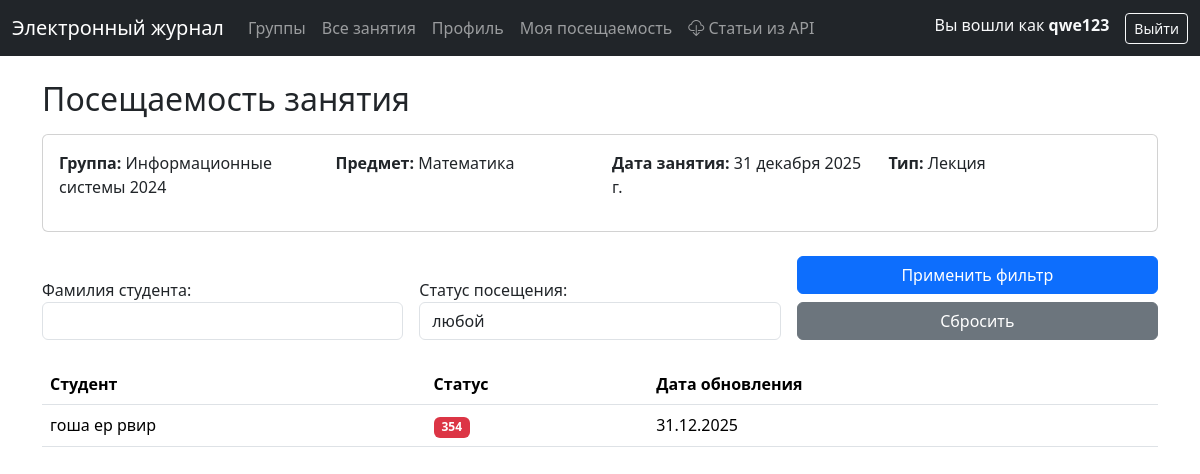
Screenshot of /teacher/lesson/1/attendance/ (signed in) with the database file from the repository.
### users/models.py (models this page shows)
class User(AbstractUser):
    username = models.CharField(
        max_length=150,
        unique=True,
        verbose_name='Логин',
        help_text='Латиница, цифры и @#$%^&+=!_.-/?*()',
    )
    @property
    def is_student(self):
        return hasattr(self, 'student')
    @property
    def is_teacher(self):
        return hasattr(self, 'teacher')
    def get_full_name(self):
        if self.first_name and self.last_name:
            return f"{self.first_name} {self.last_name}"
        return self.username
    class Meta:
        constraints = [
            models.CheckConstraint(
                name='username_allowed_chars',
                check=Q(username__regex=ALLOWED_RE),
            ),
        ]

### journal/models.py (models this page shows, shortened)
class Group(models.Model):
    id_group = models.CharField(max_length=100, unique=True, verbose_name='Номер группы')
    name = models.CharField(max_length=200, verbose_name='Группа')
    year_priem = models.CharField(max_length=200, verbose_name='Год приема')
    study_form = models.CharField(max_length=200, blank=True, null=True, verbose_name='Форма обучения')
    level = models.CharField(max_length=200, blank=True, null=True, verbose_name='Уровень')
    faculty = models.CharField(max_length=200, blank=True, null=True, verbose_name='Факультет')
    department = models.CharField(max_length=200, blank=True, null=True, verbose_name='Подразделение')
    term_number = models.CharField(max_length=2, blank=True, verbose_name='Период')
    number_of_active_students = models.CharField(max_length=2, blank=True, verbose_name='Количество студентов')
    status = models.BooleanField(default=False, blank=True)
    semestr = models.CharField(max_length=10, blank=True, verbose_name='Семестр')
    history = HistoricalRecords()
    class Meta:
        unique_together = [("id_group", "name")]
        verbose_name = 'Группа'
        verbose_name_plural = 'Группы'
        ordering = ['name']

class Lesson(models.Model):
    id_lesson = models.CharField(max_length=100, verbose_name='Номер занятия в расписании')
    id_group = models.ForeignKey(Group, on_delete=models.PROTECT, verbose_name='Номер группы')
    id_subject = models.ForeignKey(Subject, on_delete=models.PROTECT, verbose_name='Предмет')
    id_teacher = models.ForeignKey(Teacher, on_delete=models.PROTECT, verbose_name='ID учителя')
    type = models.ForeignKey(Type_lesson, on_delete=models.PROTECT, blank=True, verbose_name='Тип занятия')
    topic = models.CharField(max_length=200, blank=True, verbose_name='Тема занятия')
    date = models.DateField()
    status = models.BooleanField(default=False)
    period = models.ForeignKey(Period, on_delete=models.PROTECT, verbose_name='Период')
    time_create = models.DateField(auto_now_add=True, blank=True, verbose_name='Время создания')
    time_update = models.DateField(auto_now=True, blank=True, verbose_name='Время обновления')
    changed_by = models.ForeignKey(User, on_delete=models.PROTECT, blank=True, null=True, verbose_name='Создал')
    history = HistoricalRecords()
    class Meta:
        verbose_name = 'Занятие'
        verbose_name_plural = 'Занятия'
        ordering = ['-date']
    @property
    def _history_user(self):
        return self.changed_by

class Subject(models.Model):
    name = models.CharField(max_length=200, unique=True)
    history = HistoricalRecords()
    class Meta:
        verbose_name = 'Предмет'
        verbose_name_plural = 'Предметы'
        ordering = ['name']

class Type_lesson(models.Model):
    id_type = models.CharField(max_length=100, unique=True, verbose_name='ID')
    name = models.CharField(max_length=200, unique=True, verbose_name='Тип занятия')
    history = HistoricalRecords()
    class Meta:
        verbose_name = 'Тип занятия'
        verbose_name_plural = 'Типы занятий'

class Attendance(models.Model):
    id_lesson = models.ForeignKey(Lesson, on_delete=models.PROTECT, verbose_name='Номер занятия')
    id_student = models.ForeignKey(Student, on_delete=models.PROTECT, verbose_name='Номер студента')
    time_create = models.DateField(auto_now_add=True, verbose_name='Время создания')
    time_update = models.DateField(auto_now=True, verbose_name='Время обновления')
    status = models.ForeignKey(Att_Status, on_delete=models.SET_DEFAULT, default=1, verbose_name='Статус')
    changed_by = models.ForeignKey(User, on_delete=models.PROTECT, blank=True, verbose_name='Создал')
    history = HistoricalRecords()
    class Meta:
        unique_together = [("id_lesson", "id_student")]
        verbose_name = 'Посещаемость'
        verbose_name_plural = 'Посещаемость'
    @property
    def _history_user(self):
        return self.changed_by

class Student(models.Model):
    user = models.OneToOneField(settings.AUTH_USER_MODEL, on_delete=models.PROTECT, verbose_name='Пользователь')
    student_id = models.CharField(max_length=200, blank=True, verbose_name='Student_ID')
    id_record_book = models.CharField(max_length=200, blank=True, null=True)
    id_group = models.ForeignKey('Group', on_delete=models.PROTECT, verbose_name='Номер группы', blank=True)
    last_name = models.CharField(max_length=200, verbose_name='Фамилия')
    first_name = models.CharField(max_length=200, verbose_name='Имя')
    second_name = models.CharField(max_length=200, blank=True, null=True, verbose_name='Отчество')
    starosta = models.BooleanField(default=False, blank=True)
    expelled = models.BooleanField(default=False, blank=True)
    status = models.CharField(max_length=200, verbose_name='Статус', blank=True, null=True)
    history = HistoricalRecords()
    class Meta:
        verbose_name = 'Студент'
        verbose_name_plural = 'Студенты'
        ordering = ['last_name', 'first_name', 'second_name']

class Att_Status(models.Model):
    name = models.CharField(max_length=200, verbose_name='Название', unique=True)
    short_name = models.CharField(max_length=200, verbose_name='Короткое название')
    history = HistoricalRecords()
    class Meta:
        verbose_name = 'Статус'
        verbose_name_plural = 'Статусы'
        ordering = ['id']

### journal/views.py (the view, shortened to what this page needs)
# urls.py: path("teacher/lesson/<int:lesson_id>/attendance/", views.AttendanceListView.as_view(), name="teacher-lesson-attendance"),
class AttendanceListView(LoginRequiredMixin, TeacherRequiredMixin, ListView):
    model = Attendance
    template_name = "teacher/lesson_attendance.html"
    context_object_name = "attendances"
    paginate_by = 30
    def get_queryset(self):
        lesson_id = self.kwargs.get("lesson_id")
        self.lesson = get_object_or_404(Lesson, pk=lesson_id)
        queryset = Attendance.objects.filter(id_lesson=self.lesson)
        self.filter_form = AttendanceListFilterForm(self.request.GET)
        if self.filter_form.is_valid():
            cd = self.filter_form.cleaned_data
            if cd.get('last_name'):
                queryset = queryset.filter(id_student__last_name__icontains=cd['last_name'])
        return queryset.select_related("id_student__user", "status").order_by("id_student__last_name")
    def get_context_data(self, **kwargs):
        context = super().get_context_data(**kwargs)
        context["lesson"] = self.lesson
        context["group"] = self.lesson.id_group
        context["title"] = f"Посещаемость: {self.lesson.id_subject.name}, {self.lesson.date}"
        context["filter_form"] = getattr(self, 'filter_form', AttendanceListFilterForm())
        query_params = self.request.GET.copy()
        if 'page' in query_params:
            query_params.pop('page')
        context["filter_params"] = query_params.urlencode()
        return context

### journal/filters.py
class AttendanceListFilterForm(forms.Form):
    status_choices = [
        ("", "любой"),
        ("present", "Присутствовал"),
        ("absent", "Отсутствовал"),
    ]
    status = forms.ChoiceField(
        required=False,
        label="Статус посещения",
        choices=status_choices,
        widget=forms.Select(attrs={"class": "form-control"})
    )
    last_name = forms.CharField(
        required=False,
        label="Фамилия студента",
        widget=forms.TextInput(attrs={"class": "form-control"})
    )

### journal/mixins.py (called while the page is built)
    def test_func(self):
        user = self.request.user
        if not user.is_authenticated:
            return False
        return hasattr(user, 'teacher') and user.teacher is not None

### templates/teacher/lesson_attendance.html (shortened to what this page needs)
{% extends "base.html" %}
{% block content %}
<h2 class="mb-3">Посещаемость занятия</h2>
<div class="card mb-4">
    <div class="card-body">
        <div class="row">
            <div class="col-md-3">
                <p><strong>Группа:</strong> {{ group.name }}</p>
            </div>
            <div class="col-md-3">
                <p><strong>Предмет:</strong> {{ lesson.id_subject.name }}</p>
            </div>
            <div class="col-md-3">
                <p><strong>Дата занятия:</strong> {{ lesson.date }}</p>
            </div>
            <div class="col-md-3">
                <p><strong>Тип:</strong> {{ lesson.type.name }}</p>
            </div>
        </div>
    </div>
</div>
<form method="get" action="" class="mb-4">
    <div class="row g-3 align-items-end">
        <div class="col-md-4">
            {{ filter_form.last_name.label_tag }}
            {{ filter_form.last_name }}
        </div>
        <div class="col-md-4">
            {{ filter_form.status.label_tag }}
            {{ filter_form.status }}
        </div>
        <div class="col-md-4">
            <button type="submit" class="btn btn-primary w-100">Применить фильтр</button>
            <a href="{% url 'teacher-lesson-attendance' lesson.id %}" class="btn btn-secondary w-100 mt-2">
                Сбросить
            </a>
        </div>
    </div>
</form>
<table class="table table-hover align-middle">
    <thead>
        <tr>
            <th>Студент</th>
            <th>Статус</th>
            <th>Дата обновления</th>
        </tr>
    </thead>
    <tbody>
        {% for att in attendances %}
        <tr>
            <td>{{ att.id_student.last_name }} {{ att.id_student.first_name }} {{ att.id_student.second_name|default:"" }}</td>
            <td>
                <span class="badge {% if att.status.name == 'Присутствовал' %}bg-success{% else %}bg-danger{% endif %}">
                    {{ att.status.name }}
                </span>
            </td>
            <td>{{ att.time_update|date:"d.m.Y" }}</td>
        </tr>
        {% empty %}
        <tr>
            <td colspan="3" class="text-center text-muted">Данные о посещаемости отсутствуют.</td>
        </tr>
        {% endfor %}
    </tbody>
</table>
{% endblock content %}

### templates/base.html (shortened to what this page needs)
<!DOCTYPE html>
<html lang="ru">
<head>
    <link href="https://cdn.jsdelivr.net/npm/bootstrap@5.3.2/dist/css/bootstrap.min.css" rel="stylesheet">
    {% load static %}
    <link href="{% static 'journal/css/styles.css' %}" rel="stylesheet">
    <link rel="stylesheet" href="https://cdn.jsdelivr.net/npm/bootstrap-icons@1.11.3/font/bootstrap-icons.min.css">
</head>
<body>
    <nav class="navbar navbar-expand-lg navbar-dark bg-dark">
        <div class="container-fluid">
            <a class="navbar-brand" href="{% url 'home' %}">Электронный журнал</a>
            <div class="collapse navbar-collapse" id="navbarSupportedContent">
                {% if user.is_authenticated %}
                <ul class="navbar-nav me-auto mb-2 mb-lg-0">
                    {% if user.is_teacher %}
                    <li class="nav-item">
                        <a class="nav-link" href="{% url 'teacher-groups' %}">Группы</a>
                    </li>
                    <li class="nav-item">
                        <a class="nav-link" href="{% url 'teacher-lessons-all' %}">Все занятия</a>
                    </li>
                    {% endif %}
                    {% if user.is_student %}
                    <li class="nav-item">
                        <a class="nav-link" href="{% url 'student-profile' %}">Профиль</a>
                    </li>
                    <li class="nav-item">
                        <a class="nav-link" href="{% url 'student-attendance' %}">Моя посещаемость</a>
                    </li>
                    {% endif %}
                    <li class="nav-item">
                        <a class="nav-link" href="{% url 'api-women' %}">
                            <i class="bi bi-cloud-download"></i> Статьи из API
                        </a>
                    </li>
                </ul>
                <ul class="navbar-nav ms-auto">
                    <li class="nav-item">
                        <span class="navbar-text text-light me-3">
                            Вы вошли как <strong>{{ user.get_full_name|default:user.username }}</strong>
                        </span>
                    </li>
                    <li class="nav-item">
                        <form method="post" action="{% url 'logout' %}" style="display: inline;">
                            <button type="submit" class="btn btn-outline-light btn-sm">Выйти</button>
                        </form>
                    </li>
                </ul>
                {% endif %}
            </div>
        </div>
    </nav>
    <div class="container py-4">
        {% block content %}{% endblock content %}
    </div>
</body>
</html>

### rows the page displays
User: get_full_name "qwe123"
Group: name "Информационные системы 2024"
Lesson: id_subject.name "Математика", date "31 декабря 2025 г.", type.name "Лекция"
Attendance: id_student.last_name "гоша", id_student.first_name "ер", id_student.second_name "рвир", status.name "354", time_update "31.12.2025"

### other values shown
{{ filter_form.last_name.label_tag }} "Фамилия студента:"
{{ filter_form.status.label_tag }} "Статус посещения:"
